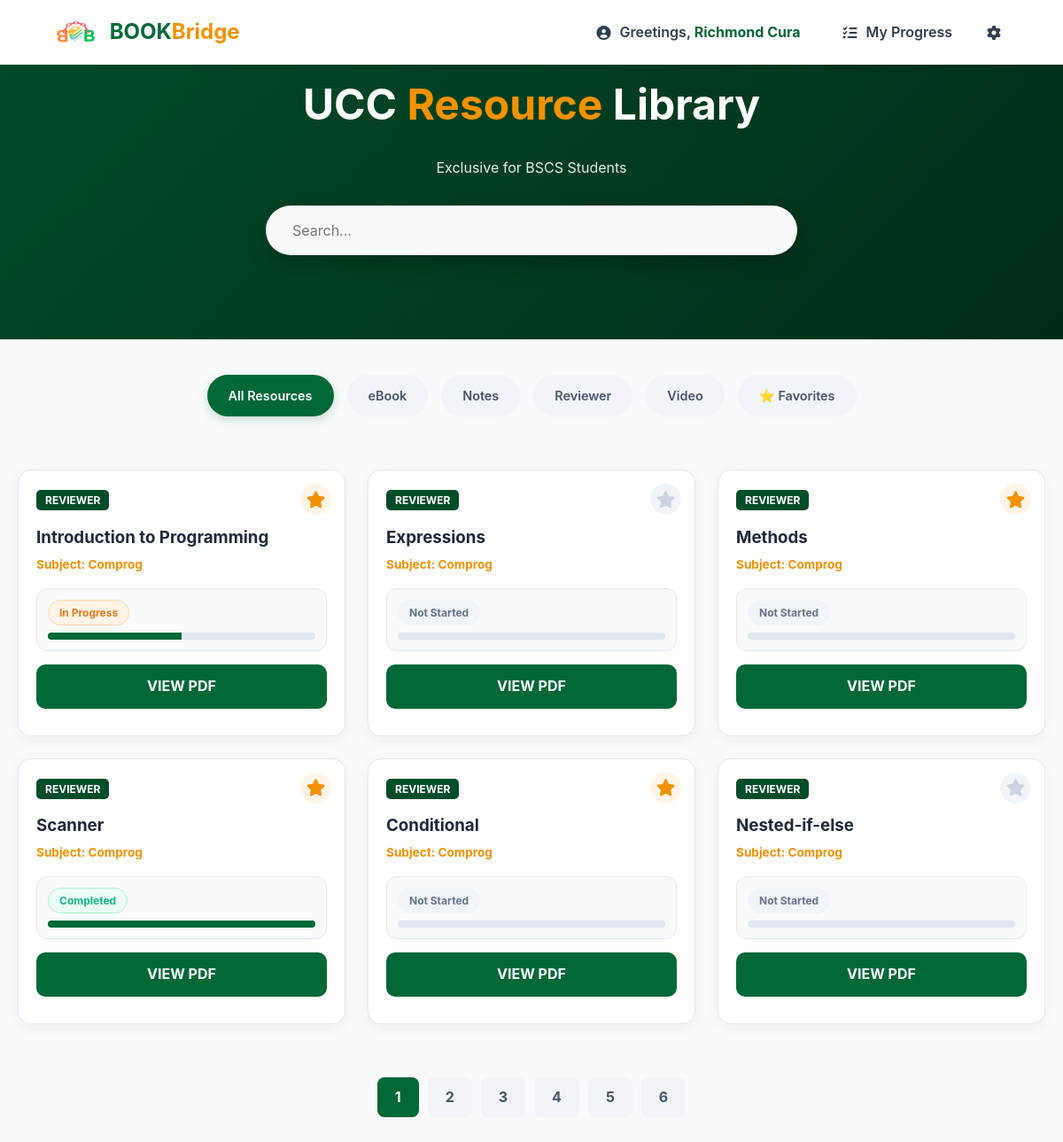
Screenshot of /index.php (signed in) with the database file from the repository.
### tables this page shows
CREATE TABLE `users` (
  `id` int(11) NOT NULL,
  `fullname` varchar(100) DEFAULT NULL,
  `firstname` varchar(100) NOT NULL,
  `middlename` varchar(100) DEFAULT NULL,
  `lastname` varchar(100) NOT NULL,
  `email` varchar(100) NOT NULL,
  `password` varchar(255) NOT NULL,
  `birthday` date NOT NULL,
  `secret_question` varchar(255) NOT NULL,
  `secret_answer` varchar(255) NOT NULL,
  `is_admin` tinyint(1) DEFAULT 0,
  `created_at` timestamp NULL DEFAULT current_timestamp()
);

CREATE TABLE `categories` (
  `id` int(11) NOT NULL,
  `name` varchar(50) NOT NULL
);

CREATE TABLE `resources` (
  `id` int(11) NOT NULL,
  `title` varchar(255) NOT NULL,
  `subject` varchar(100) DEFAULT NULL,
  `description` text DEFAULT NULL,
  `author` varchar(100) DEFAULT NULL,
  `category` varchar(50) DEFAULT NULL,
  `file_path` varchar(255) DEFAULT NULL,
  `uploaded_by` int(11) DEFAULT NULL,
  `created_at` timestamp NULL DEFAULT current_timestamp(),
  `video_url` varchar(255) DEFAULT NULL
);

### index.php (the view, shortened to what this page needs)
<?php
include "config.php";
$user_id = $_SESSION['user_id'] ?? 0;
$display_name = "student";
if ($user_id > 0) {
    $stmt = $conn->prepare("SELECT firstname, lastname FROM users WHERE id = ?");
    $stmt->bind_param("i", $user_id);
    $stmt->execute();
    $res = $stmt->get_result();
    if ($row = $res->fetch_assoc()) {
        $full = trim($row['firstname'] . " " . $row['lastname']);
        if (!empty($full)) {
            $display_name = $full;
        }
    }
}
$limit = 6;
$page = isset($_GET['page']) && is_numeric($_GET['page']) ? (int)$_GET['page'] : 1;
$offset = ($page - 1) * $limit;
$currentCategory = $_GET['category'] ?? 'all';
$searchTerm = $_GET['search'] ?? '';
$view = $_GET['view'] ?? 'library';
$conditions = [];
$whereSQL = !empty($conditions) ? " WHERE " . implode(" AND ", $conditions) : "";
$countQuery = $conn->query("SELECT COUNT(*) as total FROM resources $whereSQL");
$totalRows = $countQuery->fetch_assoc()['total'] ?? 0;
$totalPages = ceil($totalRows / $limit);
$sql = "SELECT * FROM resources $whereSQL ORDER BY created_at DESC LIMIT $limit OFFSET $offset";
$resResult = $conn->query($sql);
$resources = [];
if ($resResult) {
    while($row = $resResult->fetch_assoc()) {
        $resources[] = $row;
    }
}
$favorites = [];
if($user_id){
    $f_stmt = $conn->prepare("SELECT resource_id FROM favorites WHERE user_id=?");
    $f_stmt->bind_param("i", $user_id);
    $f_stmt->execute();
    $f_res = $f_stmt->get_result();
    while($f_row = $f_res->fetch_assoc()){
        $favorites[] = (int)$f_row['resource_id'];
    }
}
$progress_data = [];
if($user_id){
    $p_stmt = $conn->prepare("SELECT resource_id, status FROM reading_status WHERE user_id=?");
    $p_stmt->bind_param("i", $user_id);
    $p_stmt->execute();
    $p_res = $p_stmt->get_result();
    while($p_row = $p_res->fetch_assoc()){
        $progress_data[$p_row['resource_id']] = $p_row['status'];
    }
}
?>
<!DOCTYPE html>
<html lang="en">
<head>
    <link rel="stylesheet" href="https://cdnjs.cloudflare.com/ajax/libs/font-awesome/6.0.0/css/all.min.css">
    <link rel="stylesheet" href="style.css?v=<?php echo time(); ?>">
</head>
<body>
<nav>
    <div class="logo">
        <a href="index.php" style="text-decoration:none; display:flex; align-items:center;">
            <img src="images/logo.png" alt="Logo" style="height:40px; margin-right:10px;">
            <span style="font-weight:bold; font-size:1.5rem; color:#2C3E50;">
                <span style="color:var(--ucc-green);">BOOK</span><span style="color:var(--ucc-orange);">Bridge</span>
            </span>
        </a>
    </div>
    <div class="nav-links" style="position: relative; z-index: 10000; display: flex; align-items: center; gap: 10px;">
        <?php if($user_id): ?>
            <a href="acc_settings.php" class="nav-link-item">
                <i class="fa-solid fa-circle-user"></i>
                <span>Greetings, <b><?php echo htmlspecialchars($display_name); ?></b></span>
            </a>
            <a href="index.php?view=progress" class="nav-link-item progress-link <?php echo ($view === 'progress') ? 'active-view' : ''; ?>">
                <i class="fa-solid fa-list-check"></i>
                <span>My Progress</span>
            </a>
            <div class="dropdown" style="position: relative; display: inline-block;">
                <i class="fa-solid fa-gear gear-btn"
                   id="gearIcon"
                   style="cursor: pointer; position: relative; z-index: 10001; padding: 10px; transition: 0.3s;"
                   onclick="toggleSettings(event)"></i>
            </div>
        <?php else: ?>
            <a href="login.php" class="nav-link-item">Login</a>
            <a href="register.php" class="btn-main" style="width:auto; padding:8px 20px;">Register</a>
        <?php endif; ?>
    </div>
</nav>
<div class="hero" style="background: linear-gradient(135deg, var(--ucc-green-dark), #002d18); padding: 80px 20px; text-align: center; color: white;">
    <h1 style="font-size: 3rem; margin-bottom: 20px;">
        <?php echo ($view === 'progress') ? 'My <span style="color:var(--ucc-orange);">Learning</span> Progress' : 'UCC <span style="color:var(--ucc-orange);">Resource</span> Library'; ?>
    </h1>
    <p style="margin-bottom:30px; opacity:0.9;">
        <?php echo ($view === 'progress') ? 'Track your active learning materials and goals' : 'Exclusive for BSCS Students'; ?>
    </p>
    <div class="search-container" style="max-width: 600px; margin: 0 auto;">
        <form action="index.php" method="GET">
            <input type="text" name="search" style="width:100%; padding:18px 30px; border-radius:50px; border:none; font-size:1rem; box-shadow: 0 10px 25px rgba(0,0,0,0.2);" placeholder="Search..." value="<?php echo htmlspecialchars($searchTerm); ?>">
        </form>
    </div>
</div>
<div class="filter-group">
    <a href="index.php?category=all&search=<?php echo urlencode($searchTerm); ?>"
       class="filter-btn <?php echo ($currentCategory == 'all' && $view != 'progress') ? 'active' : ''; ?>">
       All Resources
    </a>
    <?php
    $cat_query = $conn->query("SELECT * FROM categories ORDER BY name ASC");
    while($cat = $cat_query->fetch_assoc()): ?>
        <a href="index.php?category=<?php echo urlencode($cat['name']); ?>&search=<?php echo urlencode($searchTerm); ?>"
           class="filter-btn <?php echo $currentCategory == $cat['name'] ? 'active' : ''; ?>">
            <?php echo htmlspecialchars($cat['name']); ?>
        </a>
    <?php endwhile; ?>
    <?php if($user_id): ?>
        <a href="index.php?category=favorites&search=<?php echo urlencode($searchTerm); ?>"
           class="filter-btn fav <?php echo $currentCategory == 'favorites' ? 'active' : ''; ?>">
            ⭐ Favorites
        </a>
    <?php endif; ?>
</div>
<div class="resource-grid">
    <?php if (empty($resources)): ?>
        <div style="grid-column: 1/-1; text-align: center; padding: 50px; color: #64748b;">
            <i class="fa-solid fa-folder-open" style="font-size: 3rem; margin-bottom: 10px;"></i>
            <p>No resources found here yet.</p>
        </div>
    <?php else: ?>
        <?php foreach($resources as $item): ?>
            <div class="card">
                <button class="bookmark-btn <?php echo in_array($item['id'], $favorites) ? 'active' : ''; ?>"
                        onclick="toggleFav(<?php echo $item['id']; ?>, this)">
                    <i class="fa-solid fa-star"></i>
                </button>
                <span style="background: var(--ucc-green-dark); color: white; padding: 4px 10px; border-radius: 5px; font-size: 0.75rem; font-weight: bold; text-transform: uppercase;">
                    <?php echo htmlspecialchars($item['category']); ?>
                </span>
                <h3 style="margin: 15px 0 5px 0; color: #1e293b;"><?php echo htmlspecialchars($item['title']); ?></h3>
                <p style="color: var(--ucc-orange); font-weight: bold; font-size: 0.85rem; margin-bottom: 10px;">Subject: <?php echo htmlspecialchars($item['subject']); ?></p>
                <?php if($user_id): ?>
                <div class="progress-section">
                    <?php
                        $status = $progress_data[$item['id']] ?? 'not_started';
                        $percent = 0; $label = "Not Started";
                        if($status == 'reading') { $percent = 50; $label = "In Progress"; }
                        if($status == 'completed') { $percent = 100; $label = "Completed"; }
                    ?>
                    <div class="progress-header">
                        <span class="status-badge status-<?php echo $status; ?>" onclick="cycleStatus(<?php echo $item['id']; ?>, this)">
                            <?php echo $label; ?>
                        </span>
                    </div>
                    <div class="progress-bar-container">
                        <div class="progress-fill" style="width: <?php echo $percent; ?>%;"></div>
                    </div>
                </div>
                <?php endif; ?>
                <div class="card-actions" style="margin-top: 15px;">
                    <?php if($user_id > 0): ?>
                        <?php if (!empty($item['file_path'])): ?>
                            <a href="<?php echo htmlspecialchars($item['file_path']); ?>"
                               class="btn-main" target="_blank"
                               style="display: block; text-align: center; background: var(--ucc-green); color: white; padding: 12px; border-radius: 10px; text-decoration: none; font-weight: bold; margin-bottom: 10px;">
                               View PDF
                            </a>
                        <?php endif; ?>
                    <?php else: ?>
                        <div style="text-align: center; padding: 10px; background: #f8fafc; border-radius: 10px;">
                            <a href="login.php" style="color: var(--ucc-green); font-weight: bold; text-decoration: none;">Login to View</a>
                        </div>
                    <?php endif; ?>
                </div>
            </div>
        <?php endforeach; ?>
    <?php endif; ?>
</div>
<?php if ($totalPages > 1): ?>
    <div class="pagination">
        <?php for($i = 1; $i <= $totalPages; $i++): ?>
            <a href="?page=<?php echo $i; ?>&view=<?php echo $view; ?>&category=<?php echo urlencode($currentCategory); ?>&search=<?php echo urlencode($searchTerm); ?>"
               class="page-num <?php echo $page == $i ? 'active' : ''; ?>">
                <?php echo $i; ?>
            </a>
        <?php endfor; ?>
    </div>
<?php endif; ?>
</body>
</html>

### style.css (style rules this page uses)
:root { --ucc-green: #006837; --ucc-green-dark: #004d29; --ucc-orange: #F39200; --ucc-orange-light: #fff4e6; --primary: #2C3E50; --bg: #F8FAFC; --white: #ffffff; --text: #334155; --gray: #64748b; --gray-light: #cbd5e1; --shadow: 0 4px 6px -1px rgb(0 0 0 / 0.1); --shadow-lg: 0 10px 25px rgba(0, 0, 0, 0.1); --danger: #ef4444; --success-bg: #dcfce7; --error-bg: #fee2e2; }
* { box-sizing: border-box; margin: 0; padding: 0; transition: 0.3s ease; }
body { font-family: 'Inter', 'Segoe UI', sans-serif; background-color: var(--bg); color: var(--text); line-height: 1.6; overflow-x: hidden; }
nav { background: var(--white); padding: 0.8rem 5%; display: flex; justify-content: space-between; align-items: center; box-shadow: var(--shadow); position: fixed; top: 0; left: 0; z-index: 2000; width: 100%; }
.nav-links { display: flex; align-items: center; gap: 20px; }
.nav-link-item { text-decoration: none; color: var(--primary); font-weight: 600; padding: 8px 15px; border-radius: 8px; display: flex; align-items: center; gap: 8px; }
input, select, textarea { width: 100%; padding: 13px; margin-bottom: 15px; border-radius: 12px; border: 2px solid #f1f5f9; background: #f8fafc; outline: none; font-family: inherit; }
.btn-main { width: 100%; padding: 14px; background: linear-gradient(135deg, var(--ucc-green), var(--ucc-green-dark)); color: white !important; border: none; border-radius: 12px; font-weight: 700; cursor: pointer; text-transform: uppercase; display: flex; justify-content: center; align-items: center; gap: 10px; }

### index.php (style rules this page uses)
.nav-link-item { text-decoration: none; color: #2C3E50; font-weight: 600; padding: 10px 18px; border-radius: 12px; transition: all 0.4s cubic-bezier(0.175, 0.885, 0.32, 1.275); display: inline-flex; align-items: center; gap: 10px; border: 1px solid transparent; }
.nav-link-item i { transition: transform 0.3s ease, color 0.3s ease; }
.nav-link-item b { color: var(--ucc-green); transition: color 0.3s ease; }
.filter-group { display: flex; justify-content: center; gap: 15px; margin: 40px 0; flex-wrap: wrap; }
.filter-btn { text-decoration: none; padding: 10px 22px; border-radius: 50px; background: #f1f5f9; color: #475569; font-weight: 600; font-size: 0.9rem; transition: all 0.3s ease; border: 2px solid transparent; }
.filter-btn.active { background: var(--ucc-green); color: white; box-shadow: 0 4px 12px rgba(0, 104, 56, 0.2); }
.progress-section { margin: 15px 0; padding: 12px; background: #f8fafc; border-radius: 12px; border: 1px solid #e2e8f0; }
.progress-header { display: flex; justify-content: space-between; align-items: center; margin-bottom: 8px; font-size: 0.8rem; font-weight: bold; }
.progress-bar-container { width: 100%; height: 8px; background: #e2e8f0; border-radius: 10px; overflow: hidden; }
.progress-fill { height: 100%; background: var(--ucc-green); width: 0%; transition: width 0.5s ease; }
.status-badge { cursor: pointer; padding: 4px 12px; border-radius: 20px; font-size: 0.75rem; transition: 0.3s; border: 1px solid transparent; }
.status-not_started { background: #f1f5f9; color: #64748b; }
.status-reading { background: #fff4e6; color: #e67e22; border-color: #ffd8a8; }
.status-completed { background: #ecfdf5; color: #10b981; border-color: #a7f3d0; }
.resource-grid { display: grid; grid-template-columns: repeat(auto-fill, minmax(300px, 1fr)); gap: 25px; padding: 20px; max-width: 1200px; margin: 0 auto; }
.card { position: relative; background: white; border-radius: 15px; padding: 20px; box-shadow: 0 4px 15px rgba(0,0,0,0.05); border: 1px solid #e2e8f0; transition: 0.3s; }
.bookmark-btn { position: absolute; top: 15px; right: 15px; background: #f1f5f9; border: none; border-radius: 50%; width: 35px; height: 35px; cursor: pointer !important; font-size: 1.2rem; color: #cbd5e1; z-index: 50; display: flex; align-items: center; justify-content: center; transition: all 0.2s ease; }
.bookmark-btn.active { color: var(--ucc-orange); background: #fff4e6; }
.pagination { display: flex; justify-content: center; gap: 10px; margin: 40px 0; }
.page-num { padding: 10px 20px; border-radius: 8px; text-decoration: none; font-weight: bold; background: #f1f5f9; color: #475569; }
.page-num.active { background: var(--ucc-green); color: white; }

### rows the page displays
users: display_name "Richmond Cura"
categories: name "eBook"
categories: name "Notes"
categories: name "Reviewer"
categories: name "Video"
resources: category "REVIEWER", title "Introduction to Programming", subject "Comprog", id "In Progress"
resources: category "REVIEWER", title "Expressions", subject "Comprog", label "Not Started"
resources: category "REVIEWER", title "Methods", subject "Comprog", label "Not Started"
resources: category "REVIEWER", title "Scanner", subject "Comprog", id "Completed"
resources: category "REVIEWER", title "Conditional", subject "Comprog", label "Not Started"
resources: category "REVIEWER", title "Nested-if-else", subject "Comprog", label "Not Started"
